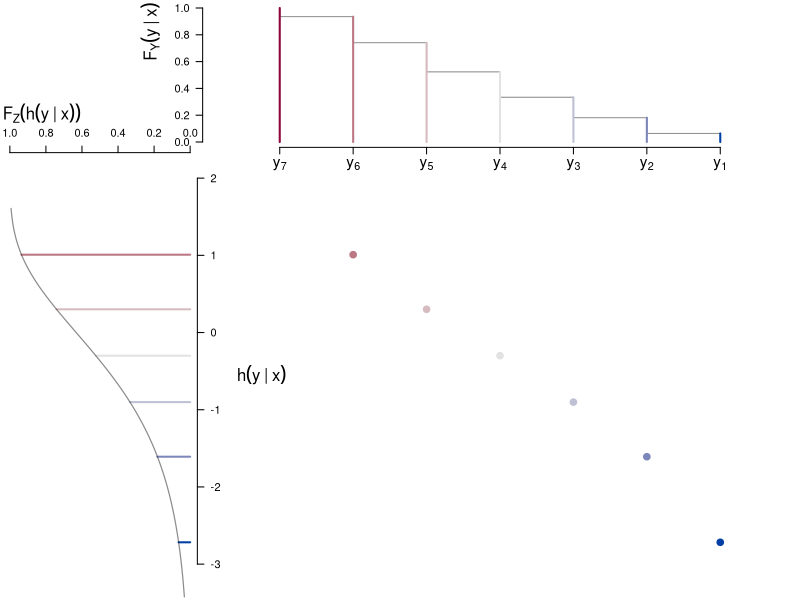

Recreate this plot in R.
# Transformation model illustration
# Ordered outcomes
# LK Apr 2022

# Params, FUNs
oy <- seq(0.1, 0.9, length.out = 7)
ncl <- length(oy)
y <- seq(0 + 1e-2, 1 - 0.15, length.out = res <- 1e3)
alp <- pi
bet <- pi
pY <- function(y) plogis(1.1 * qlogis(y) - 0.3) # pbeta(y, alp, bet)
dY <- function(y) dbeta(y, alp, bet)
pZ <- function(z) 1 - exp(-exp(z)) # plogis
dZ <- dlogis
qY <- function(p) qbeta(p, alp, bet)
qZ <- qlogis

h <- function(y) qZ(pY(y))
hp <- function(y) {
 tmp <- (1 / dZ(qZ(pY(y)))) * dY(y)
 tmp <- ifelse(is.nan(tmp), 0, tmp)
}

opar <- par(no.readonly = TRUE)

par(opar)

# Plot
pdf("figure1b.pdf", width = 6, height = 5)
par(mar = c(0.1, 0.1, 0.1, 0.1) + 0.1)
layout(matrix(c(1,2,2,2,
                3,4,4,4,
                3,4,4,4,
                3,4,4,4), nrow = 4, ncol = 4, byrow = TRUE))

cols <- colorspace::diverge_hcl(length(oy))
tcx <- 1
tcxa <- 1.4

plot.new()
plot(oy, c(pZ(h(oy))[-ncl], 1), type = "s", axes = FALSE, xlim = c(1, 0),
     ylim = c(0, 1), col = rgb(.1, .1, .1, .5), pch = 20, cex = 2)
mtext(expression(F[Y](y~'|'~x)), 2, line = 3, cex = tcx, adj = 1)
axis(1, at = oy, labels = parse(text = paste0("y[" , seq_along(oy), "]")),
     cex.axis = tcxa)
axis(2, las = 1)
arrows(oy, 0, oy, c(pZ(h(oy))[-ncl], 1), length = 0, col = cols, lwd = 2)
plot(pZ(h(y)), h(y), type = "l", axes = FALSE, xlim = c(1, 0),
     ylim = range(h(oy)) + c(-0.5, 0), col = "white")
axis(4, las = 1, labels = -3:2, at = -3:2)
axis(3)
mtext(expression(F[Z](h(y~'|'~x))), 3, line = 2, cex = tcx, adj = 0)
mtext(expression(h(y~'|'~x)), 4, line = 3, cex = tcx, las = 1)
arrows(0, h(oy)[-ncl], pZ(h(oy))[-ncl], h(oy)[-ncl], length = 0, col = cols,
       lwd = 2)
lines(pZ(h(y)), h(y), lwd = 1.2, col = rgb(.1, .1, .1, .5))
plot(oy, c(h(oy)[-ncl], Inf), type = "p", axes = FALSE, xlim = c(1, 0),
     col = cols, pch = 20, cex = 2, ylim = range(h(oy)) + c(-0.5, 0))
par(opar)
dev.off()
